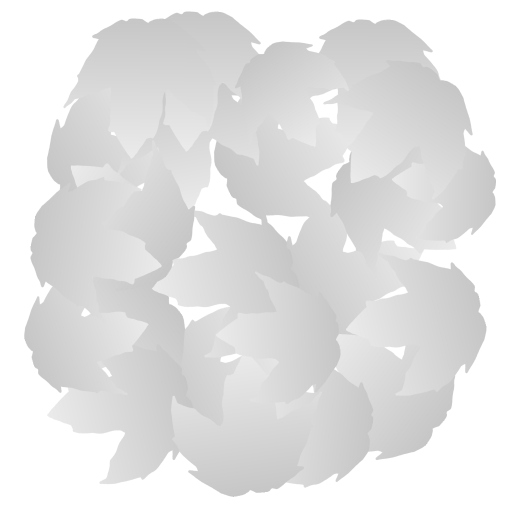
#> input picture ArtReferences/RedMaple/red_maple_card_v01.png, 1024 x 1024 px, given in place of leaf_SugarMaple.png, which was not available (shown at 1/2 size)
$ python build_leaf_card.py
#> lines starting #> are read from the running program, lines starting #| are printed output that depends on the picture; after the words box and inside, x2 and y2 are one past the last pixel; in counts of white or black regions, pixels touching at a corner belong together; pictures that were not available may be replaced by others from this repository, and a replacement may not be noted
"""Compose the supplied leaf by affine transforms only; never synthesize leaf shapes."""
from pathlib import Path
import hashlib
import io
import json
import math
import zipfile
import xml.etree.ElementTree as ET

import numpy as np
from PIL import Image, ImageDraw

ROOT = Path(__file__).resolve().parent
SOURCE = Path(r"C:\Users\samee\OneDrive\Desktop\TreeModels\krita\leaf_SugarMaple.png")
SIZE = 1024
SEED = 73129
CORNER = .22
PREFIX = "red_maple_card_v01"


def png_bytes(im):
    buff = io.BytesIO()
    im.save(buff, format="PNG")
    return buff.getvalue()


def main():
    ROOT.mkdir(parents=True, exist_ok=True)
    source = Image.open(SOURCE).convert("RGBA")
#> source is the input picture: PIL image 1024x1024 RGBA; mean R, G, B, A 212.7, 212.7, 212.7, 170
    a = np.asarray(source).copy()
    alpha = a[..., 3].copy()
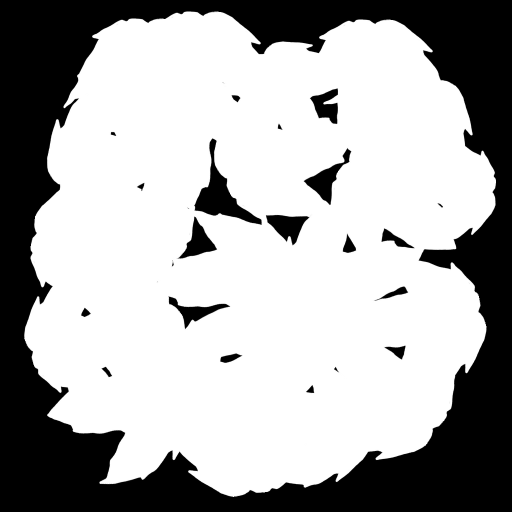
#> alpha: shape (1024, 1024) (shown at 1/2 size); min 0, max 255, mean 170
    ys, xs = np.nonzero(alpha)
    bbox = (int(xs.min()), int(ys.min()), int(xs.max()) + 1, int(ys.max()) + 1)
#> bbox = (46, 23, 992, 995)
    yy, xx = np.mgrid[:a.shape[0], :a.shape[1]]
    t = np.clip((yy - bbox[1]) / (bbox[3] - bbox[1] - 1), 0, 1)
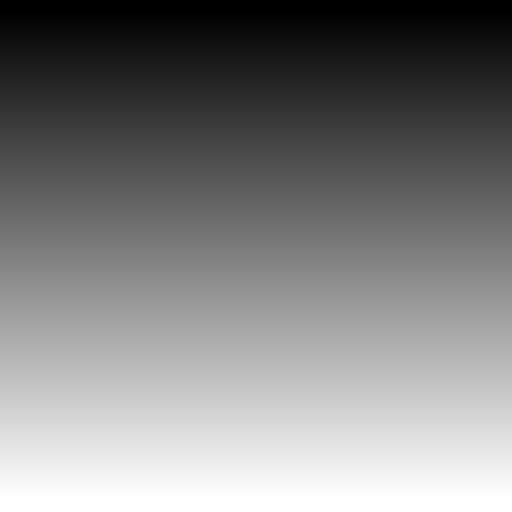
#> t: shape (1024, 1024) float64 (shown at 1/2 size); min 0, max 1, mean 0.503
    # A neutral brightness gradient from a light tip to a slightly darker base.
    # Alpha is copied byte-for-byte; no veins, new contours, or painted leaves.
    gray = np.rint(235 - 37 * t).astype(np.uint8)
    a[..., :3] = gray[..., None]
    graded = Image.fromarray(a)
    assert np.array_equal(np.asarray(graded)[..., 3], alpha)
    graded.save(ROOT / "red_maple_leaf_graded.png")
    leaf = graded.crop(bbox)
    rng = np.random.default_rng(SEED)
    sprites = []
    for i in range(140):
        width = int(rng.integers(210, 315))
        angle = float(rng.uniform(-180, 180))
        # Resample gray and alpha separately to avoid bright RGB fringes from
        # unpremultiplying a bicubic/Lanczos result at partially covered edges.
        new_size = (width, round(width * leaf.height / leaf.width))
        gray_layer = leaf.getchannel("R").resize(new_size, Image.Resampling.LANCZOS)
        alpha_layer = leaf.getchannel("A").resize(new_size, Image.Resampling.LANCZOS)
        gray_layer = gray_layer.rotate(angle, Image.Resampling.BICUBIC, expand=True, fillcolor=213)
        alpha_layer = alpha_layer.rotate(angle, Image.Resampling.BICUBIC, expand=True, fillcolor=0)
        rotated = Image.merge("RGBA", (gray_layer, gray_layer, gray_layer, alpha_layer))
        sprites.append((rotated, np.asarray(rotated)[..., 3] >= 128, width, angle))
#> this loop made 140 passes
#> pass 1, in main, `alpha_layer = alpha_layer.rotate(angle, Image.Resampling.BICUBIC, expa..`:
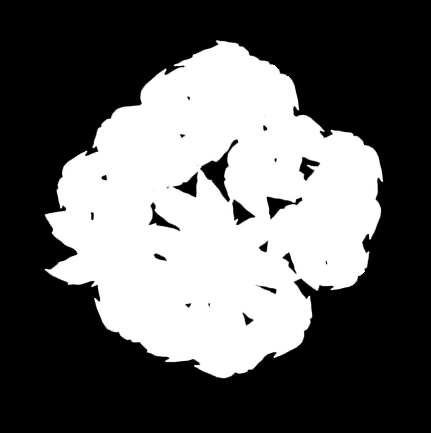
#> alpha_layer: PIL image 431x433 L; min 0, max 255, mean 97.8
#> after the loop, sprites = 140 items

    outline_uv = [(CORNER, 0), (1-CORNER, 0), (1, CORNER), (1, 1-CORNER),
                  (1-CORNER, 1), (CORNER, 1), (0, 1-CORNER), (0, CORNER)]
    outline = [(round(u*(SIZE-1)), round(v*(SIZE-1))) for u, v in outline_uv]
    allowed_im = Image.new("L", (SIZE, SIZE))
#> allowed_im: PIL image 1024x1024 L; every value is 0
    # Inset the placement envelope, preserving every complete leaf within the mesh.
    inset = 14
    safe_outline = [(inset + round(u*(SIZE-1-2*inset)), inset + round(v*(SIZE-1-2*inset)))
                    for u, v in outline_uv]
    ImageDraw.Draw(allowed_im).polygon(safe_outline, fill=255)
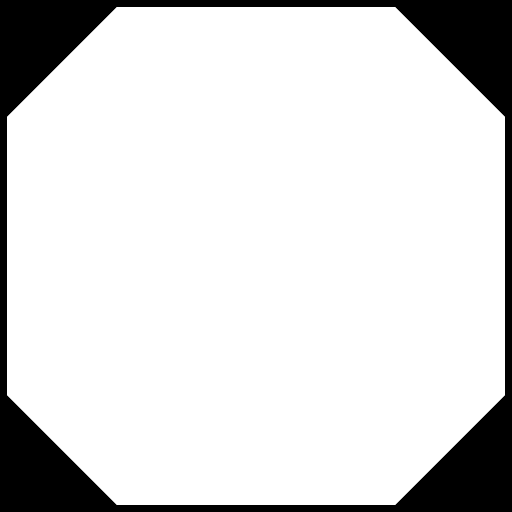
#> allowed_im: PIL image 1024x1024 L (shown at 1/2 size); 85.4% white; 1 black region, box (x1, y1, x2, y2) and area: (0, 0, 1024, 1024) 152920
    allowed = np.asarray(allowed_im) > 0
    occupied = np.zeros((SIZE, SIZE), dtype=bool)
    placements = []
    merged = Image.new("RGBA", (SIZE, SIZE))
#> merged: PIL image 1024x1024 RGBA; every value is 0
    target = .655
    for layer_index in range(60):
        candidates = []
        for _ in range(650):
            sprite_id = int(rng.integers(len(sprites)))
            sprite, mask, width, angle = sprites[sprite_id]
            x = int(rng.integers(inset, SIZE-inset-sprite.width+1))
            y = int(rng.integers(inset, SIZE-inset-sprite.height+1))
            region = np.s_[y:y+sprite.height, x:x+sprite.width]
            # Reject instead of clipping: all source leaf pixels remain intact.
            nonzero = np.asarray(sprite)[..., 3] > 0
            if np.any(nonzero & ~allowed[region]):
                continue
            new = int(np.count_nonzero(mask & ~occupied[region]))
            total = int(np.count_nonzero(mask))
            fraction = new / total
            if new < 3300 or fraction < .22:
                continue
            # Prefer useful coverage, with moderate overlap once the first layer exists.
            preferred = .88 if layer_index < 9 else .65
            score = new * (1 - .45 * abs(fraction-preferred))
            candidates.append((score, sprite_id, x, y, new, fraction))
        if not candidates:
            break
        candidates.sort(reverse=True)
        # Choose among the strongest candidates to keep spacing less regular.
        _, sprite_id, x, y, new, fraction = candidates[int(rng.integers(min(4, len(candidates))))]
        sprite, mask, width, angle = sprites[sprite_id]
        region = np.s_[y:y+sprite.height, x:x+sprite.width]
        occupied[region] |= mask
        merged.alpha_composite(sprite, (x, y))
        placements.append({"sprite": sprite_id, "x": x, "y": y,
                           "source_leaf_width_px": width, "rotation_degrees": round(angle, 5),
                           "new_opaque_pixels": new, "new_fraction": round(fraction, 5)})
        if occupied.mean() >= target:
            break
#> this loop made 15 passes
#> (width, angle) on passes 1 to 12: (314, -62.28), (314, -62.28), (313, 104.4), (308, -53.89), (298, -24.39), (294, -169.4), (295, -139.3), (297, -102.7), (273, -28.98), (293, -100.3), (284, 9.25), (292, -91.2)
#> mask: shape (428, 428) bool; 37.8% white; 1 white region, box (x1, y1, x2, y2) and area: (46, 55, 387, 386) 69324
#> occupied: shape (1024, 1024) bool; 65.9% white; 173 black regions (87 under 20 px), largest, box (x1, y1, x2, y2) and area: (0, 0, 1024, 1024) 333563, (319, 564, 546, 672) 8234, (449, 376, 497, 431) 708
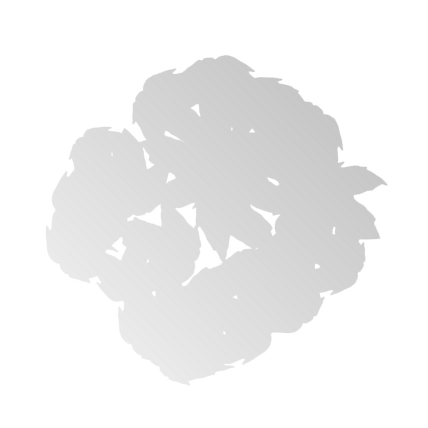
#> sprite: PIL image 428x428 RGBA; mean R, G, B, A 214.7, 214.7, 214.7, 96.4; transparent parts drawn white
#> after the loop, placements = 15 items

    # Give transparent RGB a neutral continuation instead of a black halo.
    # This has no effect on alpha coverage or the visible leaf contours.
    out = np.asarray(merged).copy()
    out[out[..., 3] == 0, :3] = 213
    merged = Image.fromarray(out)
    merged.save(ROOT / f"{PREFIX}.png")
    merged.getchannel("A").save(ROOT / f"{PREFIX}_opacity.png")
    preview = Image.new("RGBA", (SIZE, SIZE), (36, 39, 43, 255))
    preview.alpha_composite(merged)
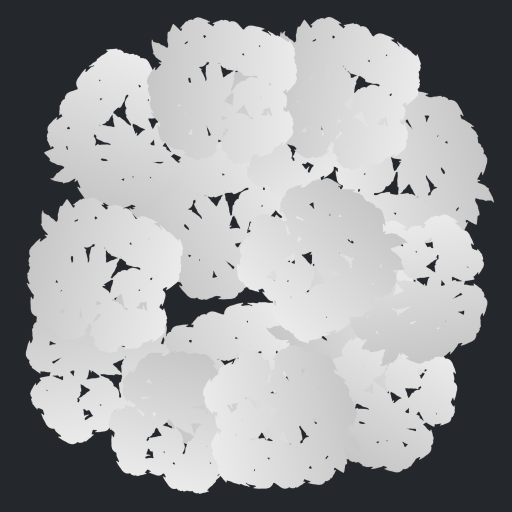
#> preview: PIL image 1024x1024 RGBA (shown at 1/2 size); mean R, G, B, A 154.9, 155.9, 157.2, 255
    preview.convert("RGB").save(ROOT / f"{PREFIX}_preview.png")

    # Editable OpenRaster stack: every layer is an unchanged transformed copy.
    image_xml = ET.Element("image", {"w": str(SIZE), "h": str(SIZE), "name": "Red maple exact-copy card"})
    stack = ET.SubElement(image_xml, "stack")
    with zipfile.ZipFile(ROOT / f"{PREFIX}.ora", "w") as z:
        z.writestr("mimetype", "image/openraster", compress_type=zipfile.ZIP_STORED)
        for i in reversed(range(len(placements))):
            p = placements[i]
            name = f"data/leaf-{i+1:02d}.png"
            ET.SubElement(stack, "layer", {"name": f"Leaf {i+1:02d}", "src": name,
                "x": str(p["x"]), "y": str(p["y"]), "opacity": "1.0",
                "visibility": "visible", "composite-op": "svg:src-over"})
            z.writestr(name, png_bytes(sprites[p["sprite"]][0]), compress_type=zipfile.ZIP_DEFLATED)
#> this loop made 15 passes
#> (i, name) on passes 1, 2, 3, 4, 5, 6, 7, 9, 10, 11, 12, 13: (14, 'data/leaf-15.png'), (13, 'data/leaf-14.png'), (12, 'data/leaf-13.png'), (11, 'data/leaf-12.png'), (10, 'data/leaf-11.png'), (9, 'data/leaf-10.png'), (8, 'data/leaf-09.png'), (6, 'data/leaf-07.png'), (5, 'data/leaf-06.png'), (4, 'data/leaf-05.png'), (3, 'data/leaf-04.png'), (2, 'data/leaf-03.png')
#> name on pass 8: 'data/leaf-08.png'
        z.writestr("stack.xml", ET.tostring(image_xml, encoding="utf-8", xml_declaration=True))
        z.writestr("mergedimage.png", png_bytes(merged))
        thumbnail = merged.copy()
        thumbnail.thumbnail((256, 256))
        z.writestr("Thumbnails/thumbnail.png", png_bytes(thumbnail))

    mtl = "\n".join([f"newmtl {PREFIX}", "Ka 1 1 1", "Kd 1 1 1", "Ks 0 0 0", "d 1",
                      f"map_Kd {PREFIX}.png", f"map_d {PREFIX}_opacity.png", ""])
    (ROOT / f"{PREFIX}.mtl").write_text(mtl, encoding="ascii")
    for name, uv in [("octagon", outline_uv), ("square", [(0,0),(1,0),(1,1),(0,1)])]:
        lines = [f"mtllib {PREFIX}.mtl", f"o RedMapleCard_{name}",
                 "# 0.6 m card in XY; bottom-center attachment origin; front normal +Z"]
        for u, v in uv:
            lines.append(f"v {(u-.5)*.6:.7f} {(1-v)*.6:.7f} 0")
        for u, v in uv:
            lines.append(f"vt {u:.7f} {1-v:.7f}")
        lines += ["vn 0 0 1", f"usemtl {PREFIX}"]
        # Reversed texture-space winding makes front normals point +Z.
        for k in range(1, len(uv)-1):
            indices = (1, k+2, k+1)
            lines.append("f " + " ".join(f"{i}/{i}/1" for i in indices))
        (ROOT / f"{PREFIX}_{name}.obj").write_text("\n".join(lines)+"\n", encoding="ascii")

    actual = np.asarray(merged)[..., 3] >= 128
#> actual: shape (1024, 1024) bool; 65.9% white; 170 black regions (85 under 20 px), largest, box (x1, y1, x2, y2) and area: (0, 0, 1024, 1024) 333560, (319, 564, 546, 672) 8234, (449, 376, 497, 431) 708
    geometry_im = Image.new("L", (SIZE, SIZE))
    ImageDraw.Draw(geometry_im).polygon(outline, fill=255)
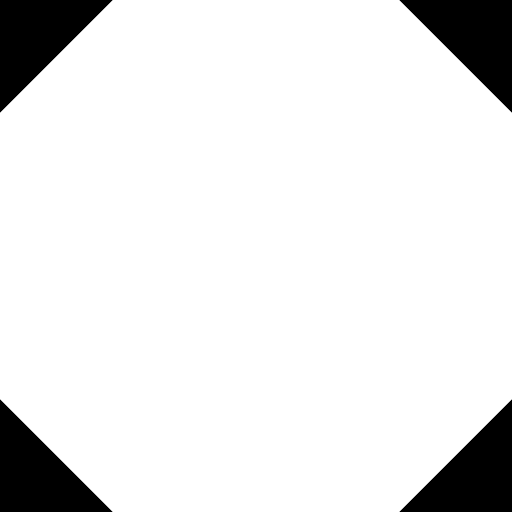
#> geometry_im: PIL image 1024x1024 L (shown at 1/2 size); 90.3% white; 4 black regions, box (x1, y1, x2, y2) and area: (0, 0, 225, 225) 25425, (799, 0, 1024, 225) 25425, (0, 799, 225, 1024) 25425, (799, 799, 1024, 1024) 25425
    geometry = np.asarray(geometry_im) > 0
    assert not np.any(actual & ~geometry), "Leaf coverage escapes the octagonal mesh"
    stats = {"source": str(SOURCE), "source_sha256": hashlib.sha256(SOURCE.read_bytes()).hexdigest(),
             "seed": SEED, "dimensions": [SIZE, SIZE], "leaf_copies": len(placements),
             "coverage_at_alpha_0_5_percent": round(float(actual.mean()*100), 3),
             "coverage_inside_octagon_percent": round(float(actual.sum()/geometry.sum()*100), 3),
             "octagon_area_fraction": 1-2*CORNER**2, "octagon_triangles": 6, "square_triangles": 2,
             "graded_leaf_rgb": "235 at tip to 198 at base, identical RGB channels; original alpha preserved",
             "placements": placements}
    (ROOT / f"{PREFIX}_layout.json").write_text(json.dumps(stats, indent=2), encoding="utf-8")
    print(json.dumps({k:v for k,v in stats.items() if k!="placements"}, indent=2))
#> (printed output is left out)


if __name__ == "__main__":
    main()
